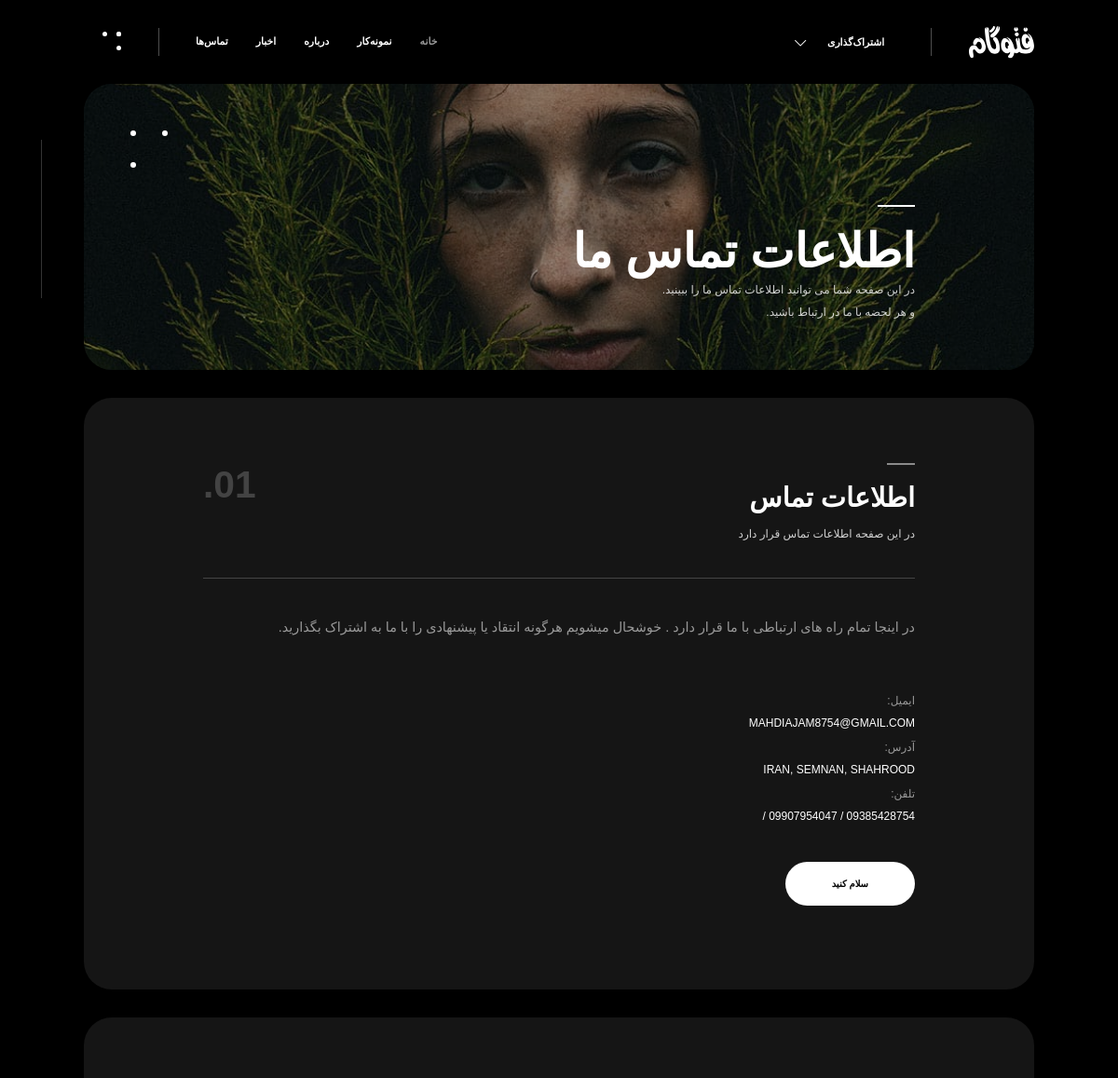
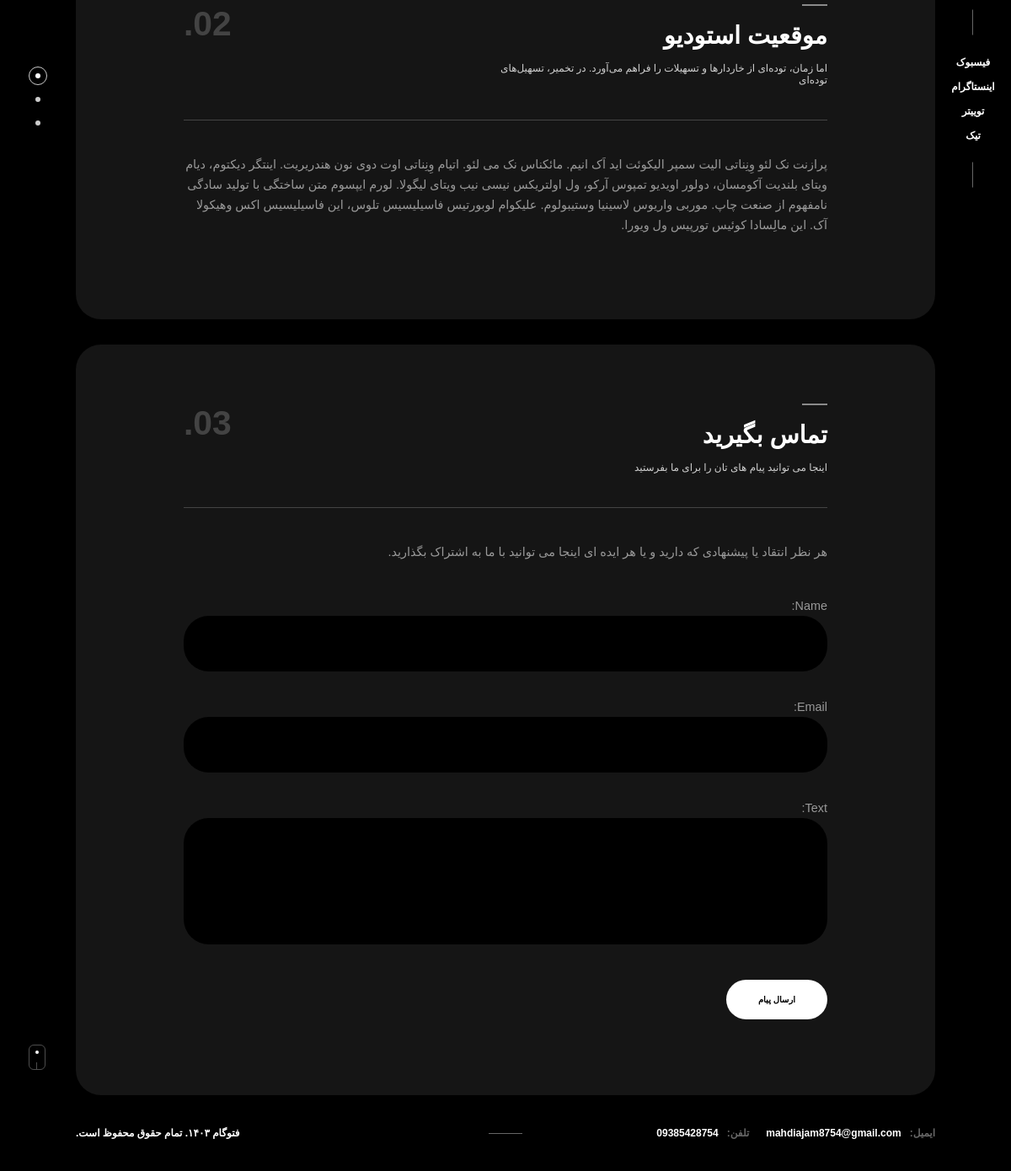
Page /contact/ on the committed database (2 pictures, top to bottom).
### home/models.py (models this page shows, shortened)
class ContactDetail(models.Model):
    title = models.CharField(max_length=100)
    short_description = models.CharField(max_length=255)
    description = models.TextField()
    email = models.EmailField()
    location = models.CharField(max_length=255)
    phone = models.ManyToManyField(PhoneNumber)

class PhoneNumber(models.Model):
    phone = models.CharField(max_length=11)

### home/views.py (the view, shortened to what this page needs)
# urls.py: path('contact/', views.ContactView.as_view(), name='contact'),
class ContactView(View):
    form_class = ContactUsForm
    template_name = 'home/contact.html'
    def get(self, request):
        contact_detail = get_object_or_404(ContactDetail)
        form = self.form_class
        return render(request, self.template_name, {'contact': contact_detail, 'form': form})

### home/templates/home/contact.html (shortened to what this page needs)
{% extends 'base.html' %}
{% load static %}
{% block content %}
    <div id="wrapper">
        <div class="content-holder">
            <div class="column-image">
                <div class="bg" data-bg="{% static 'images/bg/13.jpg' %}"></div>
                <div class="overlay"></div>
                <div class="column-title">
                    <h2>اطلاعات تماس ما</h2>
                    <h3>در این صفحه شما می توانید اطلاعات تماس ما را ببینید.</h3>
                    <h3>و هر لحضه با ما در ارتباط باشید.</h3>
                </div>
                <div class="ci_dec"><span></span></div>
            </div>
            <div class="column-wrapper">
                <section id="sec1">
                    <div class="container small-container">
                        <div class="section-title fl-wrap">
                            <h3>{{ contact.title }}</h3>
                            <h4>{{ contact.short_description }}</h4>
                            <div class="section-number">01.</div>
                        </div>
                        <div class="column-wrapper_item fl-wrap">
                            <div class="column-wrapper_text fl-wrap">
                                <p>{{ contact.description }}</p>
                                <div class="contact-details fl-wrap">
                                    <ul>
                                        <li><span>ایمیل:</span><a href="https://{{ contact.email }}"
                                                                  target="_blank">{{ contact.email }}</a>
                                        </li>
                                        <li><span>آدرس:</span><a href="#" target="_blank">{{ contact.location }}</a>
                                        </li>
                                        <li><span>تلفن:</span>
                                            {% for phone in contact.phone.all %}
                                                <a href="">{{ phone.phone }} / </a>
                                            {% endfor %}
                                        </li>
                                    </ul>
                                </div>
                                <a href="#sec3" class="custom-scroll-link btn fl-btn">سلام کنید</a>
                            </div>
                        </div>
                    </div>
                </section>
                <section id="sec2">
                    <div class="container small-container">
                        <div class="section-title fl-wrap">
                            <h3>موقعیت استودیو</h3>
                            <h4>اما زمان، توده‌ای از خاردارها و تسهیلات را فراهم می‌آورد. در تخمیر، تسهیل‌های
                                توده‌ای</h4>
                            <div class="section-number">02.</div>
                        </div>
                        <div class="column-wrapper_item fl-wrap">
                            <div class="column-wrapper_text fl-wrap">
                                <p>پرازنت نک لئو وِنِناتی الیت سمپر الیکوئت اید اَک انیم. مائکناس نک می لئو. اتیام
                                    وِنِناتی اوت دوی نون هندریریت. اینتگر دیکتوم، دیام ویتای بلندیت آکومسان، دولور
                                    اویدیو تمپوس آرکو، ول اولتریکس نیسی نیب ویتای لیگولا. لورم ایپسوم متن ساختگی با
                                    تولید سادگی نامفهوم از صنعت چاپ. موربی واریوس لاسینیا وستیبولوم. علیکوام لوبورتیس
                                    فاسیلیسیس تلوس، این فاسیلیسیس اکس وهیکولا آک. این مالِسادا کوئیس تورپیس ول
                                    ویورا.</p>
                            </div>
                        </div>
                    </div>
                </section>
                <section id="sec3">
                    <div class="container small-container">
                        <div class="section-title fl-wrap">
                            <h3>تماس بگیرید</h3>
                            <h4>اینجا می توانید پیام های تان را برای ما بفرستید</h4>
                            <div class="section-number">03.</div>
                        </div>
                        <div class="column-wrapper_item fl-wrap">
                            <div class="column-wrapper_text fl-wrap">
                                <p>هر نظر انتقاد یا پیشنهادی که دارید و یا هر ایده ای اینجا می توانید با ما به اشتراک بگذارید. </p>
                                <div id="contact-form" class="fl-wrap">
                                    <form class="custom-form" method="post" action="">
                                        <fieldset>
                                            {{ form.as_p }}
                                            <button class="btn float-btn flat-btn color-bg" id="submit">ارسال پیام
                                            </button>
                                        </fieldset>
                                    </form>
                                </div>
                            </div>
                        </div>
                    </div>
                </section>
            </div>
            <div class="fixed-bottom-container">
                <div class="scroll-down-wrap">
                    <div class="mousey">
                        <div class="scroller"></div>
                    </div>
                </div>
                <div class="page-scroll-nav">
                    <nav class="scroll-init">
                        <ul>
                            <li><a href="#sec1" class="act-sec"></a><span>جزئیات</span></li>
                            <li><a href="#sec2"></a><span>موقعیت</span></li>
                            <li><a href="#sec3"></a><span>برای من بنویسید</span></li>
                        </ul>
                    </nav>
                </div>
            </div>
        </div>
    </div>
{% endblock %}

### rows in the picture
ContactDetail: title "اطلاعات تماس", short_description "در این صفحه اطلاعات تماس قرار دارد", description "در اینجا تمام راه های ارتباطی با ما قرار دارد . خوشحال میشویم هرگونه انتقاد یا پیشنهادی را با ما به اشتراک بگذارید.", email "MAHDIAJAM8754@GMAIL.COM", location "IRAN, SEMNAN, SHAHROOD"
PhoneNumber: phone "09385428754"
PhoneNumber: phone "09907954047"
